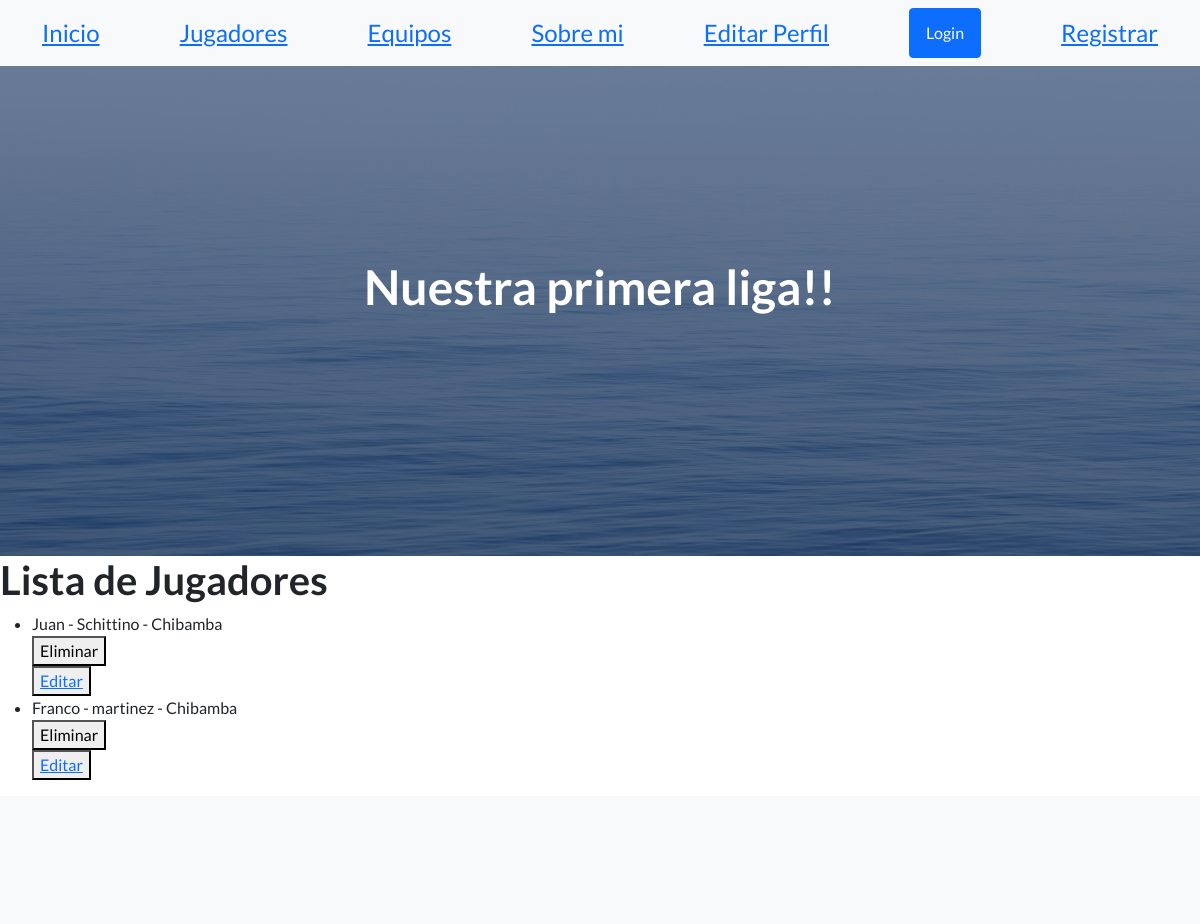
Before: /app-coder/listaJugadores/ with the older database file.
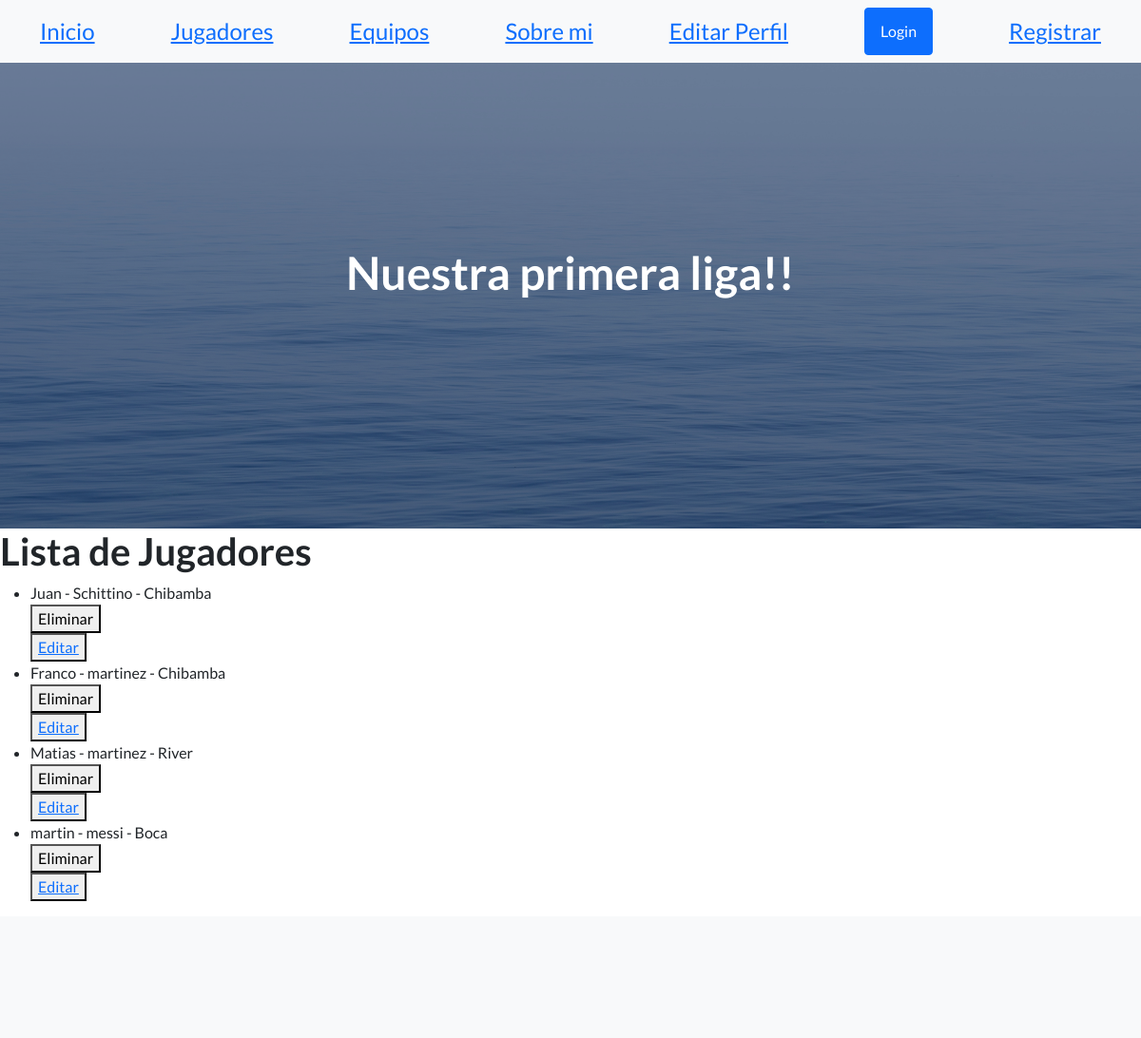
After: the same page with the newer database file.
### AppCoder/models.py (models this page shows)
class Jugadores(models.Model):
    nombre = models.CharField( max_length=50)
    apellido = models.CharField( max_length=50)
    equipo = models.CharField(max_length=50)
    gmail = models.EmailField()
    nacimiento = models.DateField(max_length=50)
    def __str__(self):
        return f"{self.nombre} - {self.apellido} - {self.equipo}"

### AppCoder/views.py (the view)
# urls.py: path("listaJugadores/", listaJugadores,name="listaJugadores"),
def listaJugadores(request):
    jugadores = Jugadores.objects.all()
    return render(request, "leerjugadores.html", {"jugadores": jugadores})

### AppCoder/Template/leerJugadores.html
{% extends 'padre.html' %}
{% load static %}
{% block contenidoQueCambia %}
    <h1>Lista de Jugadores</h1>
    <ul>
        {% for jugador  in jugadores %}
            <li>
                {{jugador}}
            </li>
            <div>
                <form action="{% url "EliminaJugador" jugador.id  %}" method="POST">{% csrf_token %}
                 <button type="submit"> Eliminar </button>
                 </form>
                 <button>
                    <a href="{% url "EditarJugador" jugador.id  %}">Editar</a>
                 </button>
            </div>
        {% endfor %}
    </ul>
{% endblock contenidoQueCambia %}

Changed rows visible on the page:
added Jugadores: nombre+apellido+equipo "Matias - martinez - River"
added Jugadores: nombre+apellido+equipo "martin - messi - Boca"
